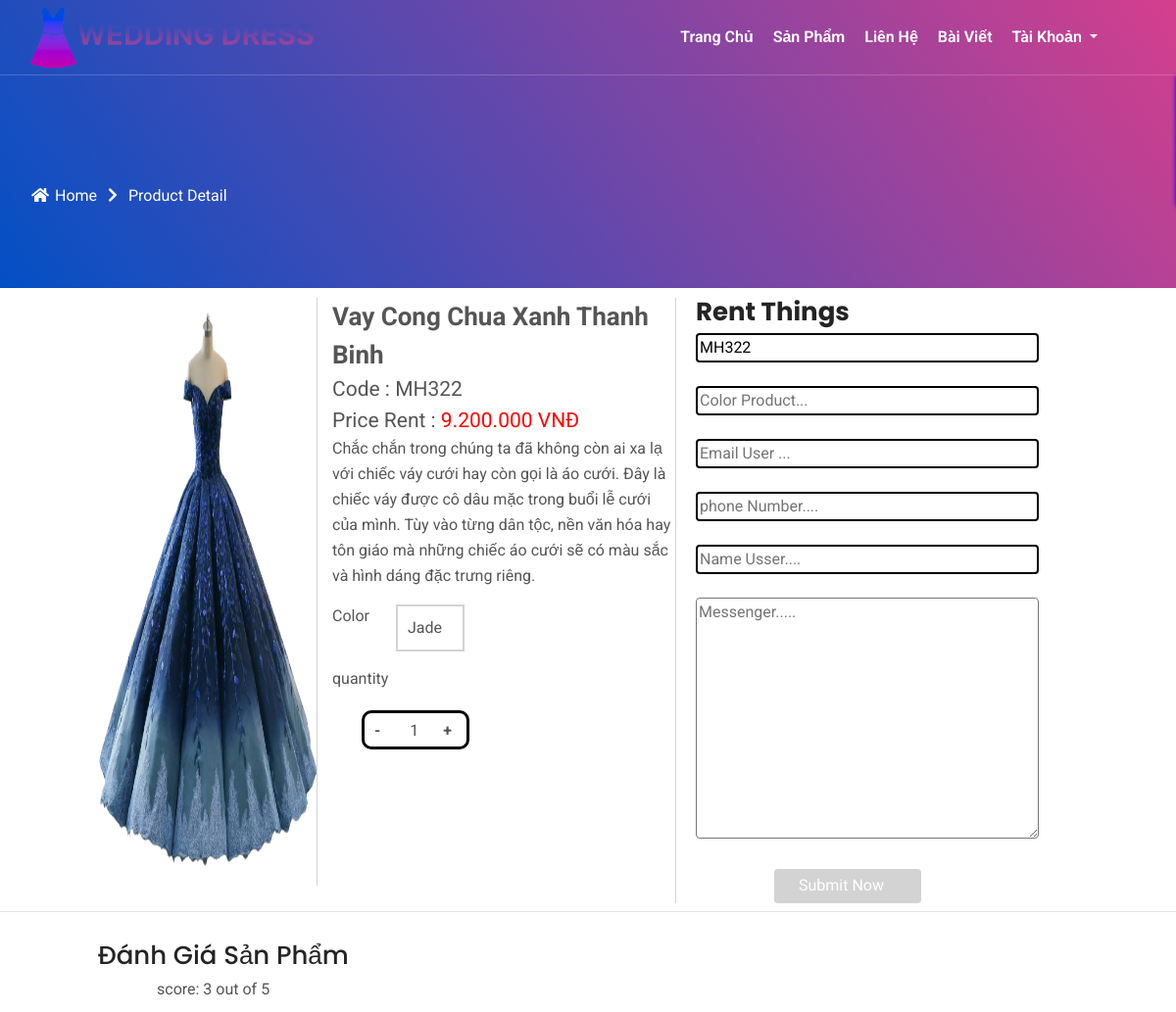
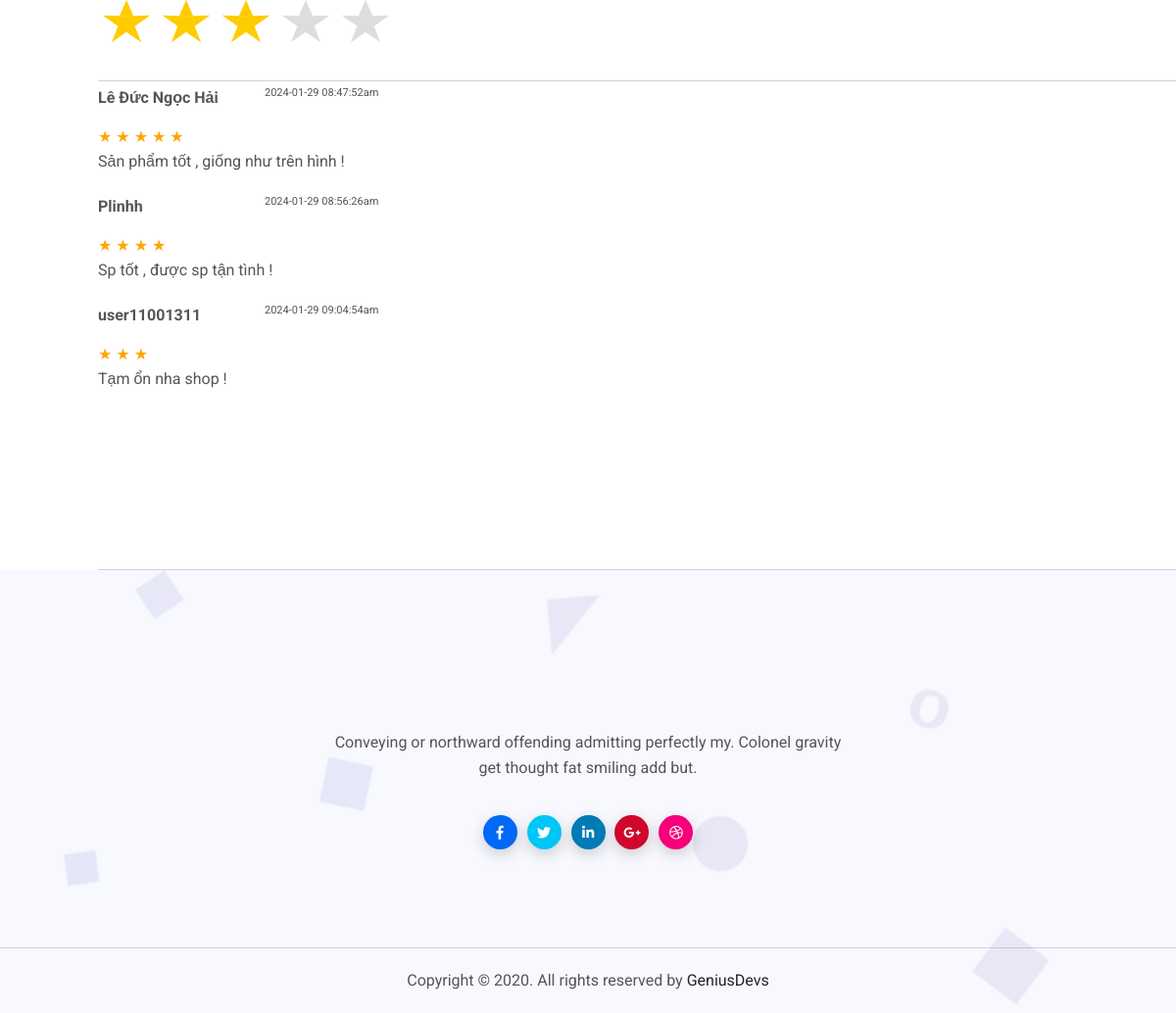
The app's page /?href=product-detail&id=4 with its own data (2 pictures, top to bottom).
### tables this page shows
CREATE TABLE `variation` (
  `id` int(11) NOT NULL,
  `id_product` int(11) NOT NULL,
  `id_color` int(11) NOT NULL,
  `img` text NOT NULL,
  `price` float NOT NULL,
  `discout` int(11) NOT NULL,
  `quatity` int(11) NOT NULL,
  `option` int(11) DEFAULT 0
);

CREATE TABLE `product` (
  `id` int(11) NOT NULL,
  `code_product` varchar(50) NOT NULL,
  `name` varchar(255) NOT NULL,
  `img` text NOT NULL,
  `description` text NOT NULL,
  `price` float NOT NULL COMMENT 'price/1days',
  `id_category` int(11) NOT NULL,
  `view_product` int(11) NOT NULL,
  `option` int(11) NOT NULL
);

CREATE TABLE `color` (
  `id` int(11) NOT NULL,
  `color` varchar(50) NOT NULL
);

CREATE TABLE `comment` (
  `id` int(11) NOT NULL,
  `mesenger` text NOT NULL,
  `name` varchar(50) NOT NULL,
  `date` varchar(50) NOT NULL,
  `rating` int(11) NOT NULL,
  `id_product` int(11) NOT NULL
);

### controller/homeController.php (called while the page is built, shortened)
<?php
require 'models/ProductModel.php';
class homeController
{
    public $productController;
    public function __construct()
    {
        $this->productController = new ProductModel();
    }
    public function productDetailController(){
       if(isset($_GET['id'])){
        $id=$_GET['id'];
        $this->productController->upDateViewProductModel($id);
        $getVariation = $this->productController->getVariantDetailModel($id);
        $listRatiing = $this->productController->getRatingStar($getVariation[0]['id']);
       }
        include_once './view/productDetail.php';
    }
}

### models/ProductModel.php (called while the page is built, shortened)
<?php
require_once 'BaseModel.php';
class ProductModel extends BaseModel
{
  public function getVariantDetailModel($id){
    $sql="SELECT pr.id AS id,
     pr.name AS name ,
    pr.code_product AS code ,
    pr.img AS img,
    pr.description AS description,
    pr.view_product AS view ,
    c.color AS color ,
    vr.price AS price ,
    vr.discout AS discout,
    vr.quatity AS quantity,
    vr.img AS vrImg  FROM product pr
    INNER JOIN variation vr ON vr.id_product=pr.id
    INNER JOIN color c ON vr.id_color=c.id
    WHERE vr.id_product=$id";
   return $this->ProData($sql);
  }
    public function getRatingStar($id){
     $sql="SELECT * FROM comment WHERE id_product=$id";
     return $this->ProData($sql);
    }
}

### models/BaseModel.php (called while the page is built, shortened)
<?php
class BaseModel
{
    protected $connect;
    function __construct()
    {
        $this->connect = new PDO(
            "mysql:host=" . DBHOST
                . ";dbname=" . DBNAME,
            DBUSER,
            DBPASS
        );
    }
    function ProData($sql, $getDataALL = true)
    {
        $stmt = $this->connect->prepare($sql);
        $stmt->execute();
        if ($getDataALL) {
            return $stmt->fetchAll(PDO::FETCH_ASSOC);
        }
        return $stmt->fetch(PDO::FETCH_ASSOC);
    }
}

### view/productDetail.php (the view, shortened to what this page needs)
<div class="ctn">
    <section class="breadcrumb-area" style="height: 150px;">
        <div class="container">
            <div class="row">
                <div>
                    <ul class="breadcrumb-list">
                        <li>
                            <a href="index.php">
                                <i class="fas fa-home"></i>
                                Home
                            </a>
                        </li>
                        <li>
                            <span><i class="fas fa-chevron-right"></i> </span>
                        </li>
                        <li>
                            <a href="">Product Detail</a>
                        </li>
                    </ul>
                </div>
            </div>
        </div>
    </section>
    <div class="product">
        <div class="rowAnd">
            <div class="colAnd">
                <div class="img">
                    <img src="./Upload/<?php echo $getVariation[0]['img'] ?> " alt="" id="img">
                </div>
            </div>
            <div class="colAnd1">
                <div class="namepr">
                    <?php echo $getVariation[0]['name'] ?>
                </div>
                <div class="code">
                    Code : <?php echo $getVariation[0]['code'] ?>
                </div>
                <div class="thue">
                    <span id="pricePr">
                        Price Rent : <span style='color:red'><?php echo number_format($getVariation[0]['price'], 0, ',', '.') ?> VNĐ</span>
                    </span>
                </div>
                <div class="mota">
                    <p> <?php echo $getVariation[0]['description'] ?></p>
                </div>
                <div class="variation">
                    Color
                    <span class="labelx">
                        <label for="label1" class="label"><?php echo $getVariation[0]['color'] ?></label>
                    </span>
                </div>
                <div class="quantity">
                    quantity
                    <div class="quantilist">
                        <span id="minPlus">-</span> <span id="valueQuantity">1</span><span id="maxPlus">+</span>
                    </div>
                </div>
            </div>
            <div class="form">
                <form action="?href=addNotification" method="post">
                    <h3 class="namepr">Rent Things</h3>
                    <input type="text" name="code" id="code" placeholder="Code Product..." class="ip" value="<?php echo $getVariation[0]['code'] ?>"> <br> <br>
                    <input type="text" name="color" id="colorProduct" placeholder="Color Product..." class="ip"><br><br>
                    <input type="text" name="email" id="email" placeholder="Email User ..." class="ip"> <br> <br>
                    <input type="text" name="phoneNumber" id="phoneNumber" placeholder="phone Number...." class="ip"><br> <br>
                    <input type="text" name="NameUser" id="phoneNumber" placeholder="Name Usser...." class="ip"><br> <br>
                    <div class="mess">
                        <textarea name="description" id="" cols="30" rows="10" placeholder="Messenger....."></textarea>
                    </div>
                    <br>
                    <?php if (isset($_SESSION['user']['id'])) { ?>
                        <input type="submit" class="bt" value="Submit Now" name="submit">
                    <?php } else { ?>
                        <div class="bt1">Submit Now</div>
                    <?php } ?>
                </form>
            </div>
        </div>
    </div>
</div>
<hr>
<div class="ratting">
    <h3>Đánh Giá Sản Phẩm</h3>
    <div class="RatingStar">
        <p class="counterW">score: <span class="scoreNow">3</span> out of <span>5</span></p>
        <ul class="ratingW">
            <li class="on"><a href="javascript:void(0);">
                    <div class="star"></div>
                </a></li>
            <li class="on"><a href="javascript:void(0);">
                    <div class="star"></div>
                </a></li>
            <li class="on"><a href="javascript:void(0);">
                    <div class="star"></div>
                </a></li>
            <li><a href="javascript:void(0);">
                    <div class="star"></div>
                </a></li>
            <li><a href="javascript:void(0);">
                    <div class="star"></div>
                </a></li>
        </ul>
    </div>
    <div class="viewComent">
        <?php foreach($listRatiing as $value){?>
        <div class="viewCmt">
        <ion-icon name="person-circle-outline"></ion-icon> <span class="span" ><?php echo $value['name'] ?></span > <span class="span1" ><?php echo $value['date']?></span><br>
        <?php for($i=1 ; $i<=$value['rating'];$i++){?>
            <li class="startsb">
                &#9733;
            </li>
            <?php } ?>
            <p><?php echo $value['mesenger'] ?> </p>
            <?php } ?>
        </div>
    </div>
</div>
</div>
</div>

### view/header.php (shortened to what this page needs)
<!DOCTYPE html>
<html lang="en">
<head>
  <link rel="stylesheet" href="assets/css/bootstrap.min.css">
  <link rel="stylesheet" href="assets/css/fontawesome.min.css">
  <link rel="stylesheet" href="assets/css/flaticon.css">
  <link rel="stylesheet" href="assets/css/animate.css">
  <link rel="stylesheet" href="assets/css/owl.carousel.min.css">
  <link rel="stylesheet" href="assets/css/magnific-popup.css">
  <link rel="stylesheet" href="assets/css/aos.css">
  <link rel="stylesheet" href="assets/css/style.css">
  <link rel="stylesheet" href="assets/css/responsive.css">
</head>
<body>
  <header class="navigation">
    <div class="container">
      <div class="row">
        <div class="col-lg-12 p-0">
          <nav class="navbar navbar-expand-lg navbar-light">
            <a href="">
              <img src="./assets/images/logo.png" alt="" width="300px">
            </a>
            <div class="collapse navbar-collapse" id="mainmenu">
              <ul class="navbar-nav ml-auto">
                <li class="nav-item active">
                  <a class="nav-link" href="index.php">Trang Chủ</a>
                </li>
                <li class="nav-item">
                  <a class="nav-link" href="#pricing">Sản Phẩm</a>
                </li>
                <li class="nav-item">
                  <a class="nav-link" href="#contact">Liên Hệ</a>
                </li>
                <li class="nav-item">
                  <a class="nav-link" href="?href=blog">Bài Viết</a>
                </li>
                <li class="nav-item dropdown">
                  <a class="nav-link dropdown-toggle" role="button" data-toggle="dropdown" aria-haspopup="true" aria-expanded="false">
                    Tài Khoản
                  </a>
                </li>
              </ul>
            </div>
          </nav>
        </div>
      </div>
    </div>
  </header>

### index.php (shortened to what this page needs)
<?php
require './view/header.php';
require './controller/homeController.php';
$home   = new homeController();
$url = isset($_GET['href']) == true ? $_GET['href'] : '/';
switch ($url) {
    case 'product-detail':
        $home->productDetailController();
        break;
}
require './view/footer.php';

### view/footer.php (shortened to what this page needs)
  <footer class="footer" id="footer">
    <div class="container">
      <div class="row justify-content-center">
        <div class="col-md-6">
          <div class="footer-info-area">
            <div class="footer-logo">
            </div>
            <div class="text">
              <p>Conveying or northward offending admitting perfectly my. Colonel gravity get thought fat smiling add
                but.
              </p>
            </div>
          </div>
          <div class="fotter-social-links">
            <ul>
              <li>
                <a href="#" class="facebook">
                  <i class="fab fa-facebook-f"></i>
                </a>
              </li>
              <li>
                <a href="#" class="twitter">
                  <i class="fab fa-twitter"></i>
                </a>
              </li>
              <li>
                <a href="#" class="linkedin">
                  <i class="fab fa-linkedin-in"></i>
                </a>
              </li>
              <li>
                <a href="#" class="google-plus">
                  <i class="fab fa-google-plus-g"></i>
                </a>
              </li>
              <li>
                <a href="#" class="dribbble">
                  <i class="fab fa-dribbble"></i>
                </a>
              </li>
            </ul>
          </div>
        </div>
      </div>
    </div>
    <div class="copy-bg text-center">
      <p>Copyright © 2020. All rights reserved by
        <a href="index.html">GeniusDevs</a>
      </p>
    </div>
  </footer>
</body>
</html>

### view/productDetail.php (style rules this page uses)
.ctn { position: relative; }
.rowAnd { display: flex; }
.product { margin-top: 10px; margin-left: 100px; margin-right: 150px; height: 610px; }
.img { border-right: 1px solid lightgray; }
.namepr { font-size: 26px; font-weight: bold; }
.colAnd1 { margin-left: 15px; border-right: 1px solid lightgray; }
.code { font-size: 21px; }
.thue { font-size: 21px; }
.mota { width: 350px; max-width: 350px; }
.variation { position: relative; }
.label { background-color: white; border: 2px solid lightgray; width: 70px; padding: 10px 10px 10px 10px; position: absolute; margin-left: -20px; cursor: pointer; }
.labelx { margin-left: 30px; margin-top: 20px; }
.quantity { margin-top: 40px; }
.quantilist { border: 3px solid black; margin-left: 30px; margin-top: 20px; height: 40px; width: 110px; padding-top: 6px; border-radius: 10px; }
#minPlus { width: 40px; border: white; background-color: white; font-weight: bold; margin-left: 10px; cursor: pointer; }
#maxPlus { width: 40px; border: white; background-color: white; font-weight: bold; margin-left: 25px; cursor: pointer; }
#valueQuantity { margin-left: 26px; }
.form { width: 360px; }
.form>form { margin-left: 20px; }
.mess { width: 340px; }
.ip { width: 350px; border: 2px solid black; border-radius: 4px; }
.bt1 { width: 150px; height: 35px; border: none; background-color: lightgray; border-radius: 4px; color: white; margin-left: 80px; padding: 5px 0 5px 25px; cursor: pointer; }
textarea { width: 350px; border-radius: 4px; }
.colAnd1 { width: 420px; }
#img { opacity: 0.5; width: 500px; height: 600px; }
.ratting { margin-top: 30px; margin-left: 100px; }
.counterW { margin: 0 0 0 60px; }
.ratingW { position: relative; margin: 10px 0 0; }
.ratingW li { display: inline-block; margin: 0px; }
.ratingW li a { display: block; position: relative; }
.star { position: relative; display: inline-block; width: 0; height: 0; margin-left: .9em; margin-right: .9em; margin-bottom: 1.2em; border-right: .3em solid transparent; border-bottom: .7em solid #ddd; border-left: .3em solid transparent; font-size: 24px; }
.star:before, .star:after { content: ''; display: block; width: 0; height: 0; position: absolute; top: .6em; left: -1em; border-right: 1em solid transparent; border-bottom: .7em solid #ddd; border-left: 1em solid transparent; -webkit-transform: rotate(-35deg); transform: rotate(-35deg); }
.star:after { -webkit-transform: rotate(35deg); transform: rotate(35deg); }
.ratingW li.on .star { position: relative; display: inline-block; width: 0; height: 0; margin-left: .9em; margin-right: .9em; margin-bottom: 1.2em; border-right: .3em solid transparent; border-bottom: .7em solid #FC0; border-left: .3em solid transparent; font-size: 24px; }
.ratingW li.on .star:before, .ratingW li.on .star:after { content: ''; display: block; width: 0; height: 0; position: absolute; top: .6em; left: -1em; border-right: 1em solid transparent; border-bottom: .7em solid #FC0; border-left: 1em solid transparent; -webkit-transform: rotate(-35deg); transform: rotate(-35deg); }
.ratingW li.on .star:after { -webkit-transform: rotate(35deg); transform: rotate(35deg); }
.startsb { color: orange; display: inline-block; }
.viewComent { margin-top: 30px; width: 1300px; border-top: 1px solid lightgray; border-bottom: 1px solid lightgray; height: 500px; padding-bottom: 100px; overflow-y: auto; }
.viewCmt { width: 1300px; height: 40px; position: relative; }
.viewCmt>.span { position: absolute; top: 5px; font-weight: bold; }
.viewCmt>.span1 { top: 4px; position: absolute; left: 170px; font-size: 11px; }

### records on screen
variation: id_product.img (picture), id_product.name "Vay Cong Chua Xanh Thanh Binh", id_product.code_product "MH322", price "9.200.000", id_product.description "Chắc chắn trong chúng ta đã không còn ai xa lạ với chiếc váy cưới hay còn gọi là áo cưới. Đây là chiếc váy được cô dâu mặc trong buổi lễ cưới của mình. Tùy vào từng dân tộc, nền văn hóa hay tôn giáo mà những chiếc áo cưới sẽ có màu sắc và hình dáng đặc trưng riêng.", id_color.color "Jade", code "MH322"
comment: name "Lê Đức Ngọc Hải", date "2024-01-29 08:47:52am", rating 5 (drawn), mesenger "Sản phẩm tốt , giống như trên hình !"
comment: name "Plinhh", date "2024-01-29 08:56:26am", rating 4 (drawn), mesenger "Sp tốt , được sp tận tình !"
comment: name "user11001311", date "2024-01-29 09:04:54am", rating 3 (drawn), mesenger "Tạm ổn nha shop !"
